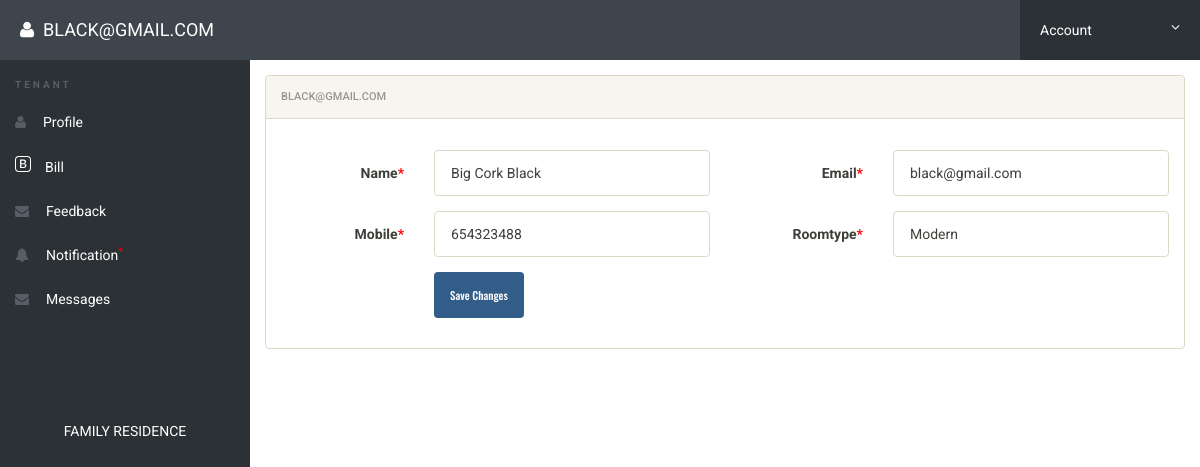
The page /profile_tenant.php (signed in) on the database its author committed.
### tables this page shows
CREATE TABLE `tenants` (
  `tenant_id` int(11) NOT NULL,
  `name` varchar(50) NOT NULL,
  `roomname` varchar(255) NOT NULL,
  `email` varchar(50) NOT NULL,
  `password` varchar(50) NOT NULL,
  `gender` varchar(50) NOT NULL,
  `mobile` varchar(50) NOT NULL,
  `roomtype` varchar(50) NOT NULL,
  `status` int(11) NOT NULL
);

### profile_tenant.php (the view, shortened to what this page needs)
<?php
include('includes/config.php');
if(strlen($_SESSION['alogin'])==0)
	{
header('location:index_tenant.php');
}
else{
?>
<!doctype html>
<html lang="en" class="no-js">
<head>
	<link rel="stylesheet" href="css/font-awesome.min.css">
	<link rel="stylesheet" href="css/bootstrap.min.css">
	<link rel="stylesheet" href="css/dataTables.bootstrap.min.css">
	<link rel="stylesheet" href="css/bootstrap-social.css">
	<link rel="stylesheet" href="css/bootstrap-select.css">
	<link rel="stylesheet" href="css/fileinput.min.css">
	<link rel="stylesheet" href="css/awesome-bootstrap-checkbox.css">
	<link rel="stylesheet" href="css/style.css">
</head>
<body>
<?php
		$email = $_SESSION['alogin'];
		$sql = "SELECT * from tenants where email = (:email);";
		$query = $dbh -> prepare($sql);
		$query-> bindParam(':email', $email, PDO::PARAM_STR);
		$query->execute();
		$result=$query->fetch(PDO::FETCH_OBJ);
?>
	<?php include('includes/header_tenant.php');?>
	<div class="ts-main-content">
	<?php include('includes/leftbar_tenant.php');?>
		<div class="content-wrapper">
			<div class="container-fluid">
				<div class="row">
					<div class="col-md-12">
						<div class="row">
							<div class="col-md-12">
								<div class="panel panel-default">
									<div class="panel-heading"><?php echo htmlentities($_SESSION['alogin']); ?></div>
									<div class="panel-body">
<form method="post" class="form-horizontal" enctype="multipart/form-data">
<div class="form-group">
	<div class="col-sm-4">
	</div>
	<div class="col-sm-4">
	</div>
</div>
<div class="form-group">
	<label class="col-sm-2 control-label">Name<span style="color:red">*</span></label>
	<div class="col-sm-4">
	<input type="text" name="name" class="form-control" required value="<?php echo htmlentities($result->name);?>">
	</div>
	<label class="col-sm-2 control-label">Email<span style="color:red">*</span></label>
	<div class="col-sm-4">
	<input type="email" name="email" class="form-control" required value="<?php echo htmlentities($result->email);?>">
	</div>
</div>
<div class="form-group">
	<label class="col-sm-2 control-label">Mobile<span style="color:red">*</span></label>
	<div class="col-sm-4">
	<input type="text" name="mobile" class="form-control" required value="<?php echo htmlentities($result->mobile);?>">
	</div>
	<label class="col-sm-2 control-label">Roomtype<span style="color:red">*</span></label>
	<div class="col-sm-4">
	<input type="text" name="roomtype" class="form-control" required value="<?php echo htmlentities($result->roomtype);?>">
	</div>
</div>
<div class="form-group">
	<div class="col-sm-8 col-sm-offset-2">
		<button class="btn btn-primary" name="submit" type="submit">Save Changes</button>
	</div>
</div>
</form>
									</div>
								</div>
							</div>
						</div>
					</div>
				</div>
			</div>
		</div>
	</div>
</body>
</html>
<?php } ?>

### css/style.css (style rules this page uses)
html { font-size: 14px; }
@media only screen and (min-width: 480px) { html { font-size: 17px; } }
@media only screen and (min-width: 768px) { html { font-size: 14px; } }
body { font-size: 1em; }
.btn { font-family: 'Oswald', sans-serif; }
.panel { overflow: hidden; }
.btn { text-transform: none; }
.ts-main-content .content-wrapper { padding-top: 15px; margin-top: 60px; }
@media only screen and (min-width: 992px) { .ts-main-content .content-wrapper { margin-left: 250px; } }

### rows shown on the page
tenants: name "Big Cork Black", email "black@gmail.com", mobile "654323488", roomtype "Modern"

### other values the page prints
$_SESSION['alogin'] "BLACK@GMAIL.COM"
